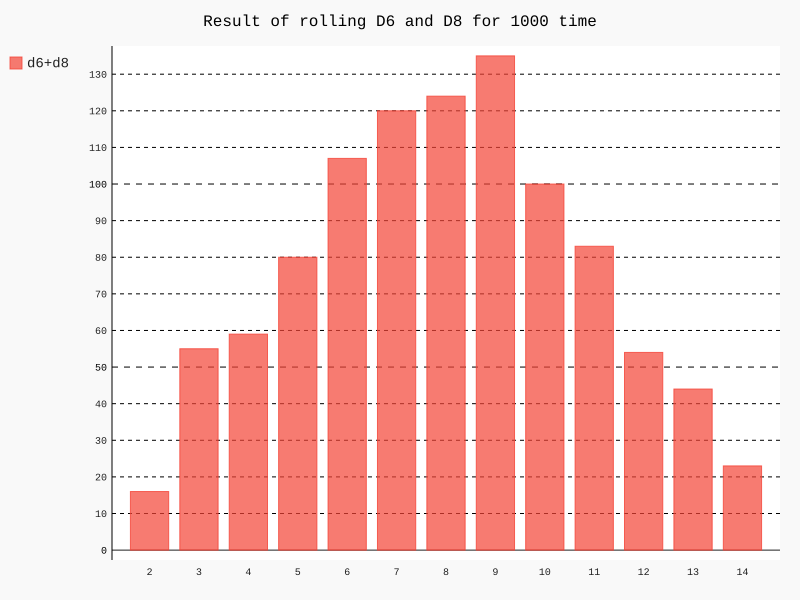

Reproduce this figure in Python.
# custom dice visual

import pygal
from dieclass import Die

die_1=Die()
die_2=Die(8)

results=[]
for result in range(1000):
    result=die_1.roll()+die_2.roll()
    results.append(result)
print(results)

frequencies=[]
for i in range(2,die_1.numb_sides+die_2.numb_sides+1):
    frequency=results.count(i)
    frequencies.append(frequency)
print(frequencies)

hist=pygal.Bar()

hist.title='Result of rolling D6 and D8 for 1000 time'
hist.x_labels=['2','3','4','5','6',',7','8','9','10','11','12','13','14']
hist._x_title='result'
hist._y_title='frequncies of result'

hist.add('d6+d8',frequencies)
hist.render_to_file('dice_visual.svg')
